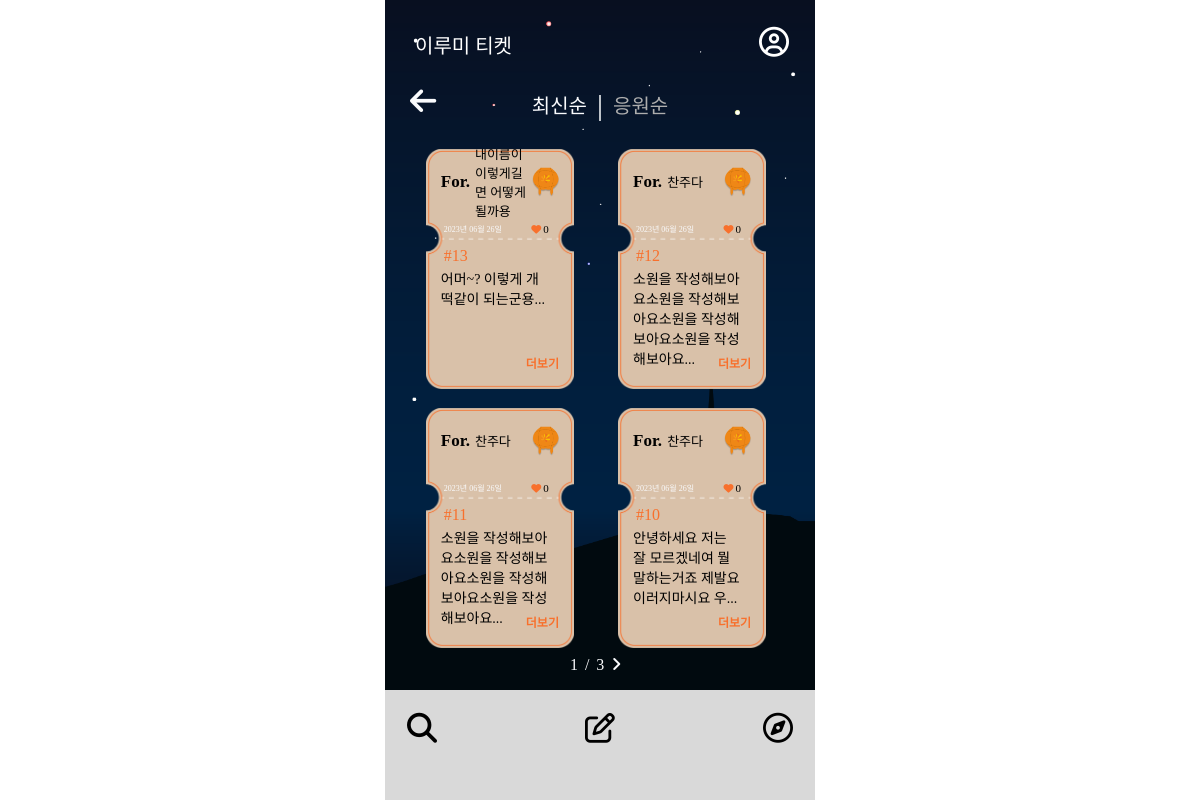
The page /ticketlistnew/ on the database as committed earlier.
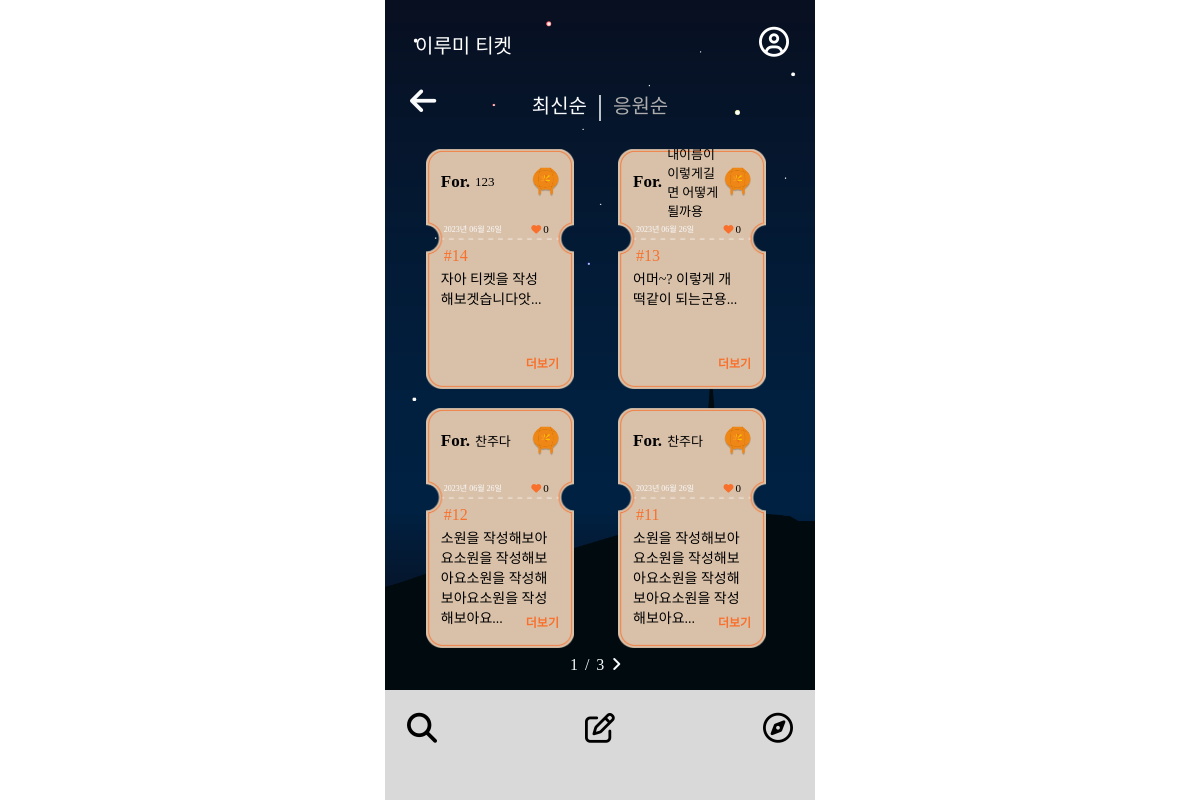
The same page on the database as committed later.
### mainpage/models.py (models this page shows, shortened)
class Ticket(models.Model):
    writer = models.ForeignKey(User, null=False, blank=False, on_delete=models.CASCADE)
    pub_date = models.DateTimeField()
    body = models.TextField()
    like = models.ManyToManyField(User, related_name='likes', blank=True)
    like_count = models.PositiveIntegerField(default=0)
    report_count = models.PositiveIntegerField(default=0)
    def summary(self):
        return self.body[:40]

### accounts/models.py (models this page shows)
class Profile(models.Model):
    user = models.OneToOneField(User, on_delete=models.CASCADE)
    nickname = models.TextField(max_length=10)

### mainpage/views.py (the view)
# urls.py: path('ticketlistnew/', ticketlistnew, name="ticketlistnew"),
def ticketlistnew(request):
    ticket_list = Ticket.objects.order_by('-pub_date')
    paginator = Paginator(ticket_list, 4)
    page = request.GET.get('page')
    tickets = paginator.get_page(page)
    return render(request, 'mainpage/ticketlistnew.html', {'tickets':tickets})

### mainpage/templates/mainpage/ticketlistnew.html (shortened to what this page needs)
{% extends 'base.html' %}
{% block content %}
        <head>
            <link rel="stylesheet" href="/static/css/ticketlistnew.css">
        </head>
<body>
<div class="wallpaper">
    <section class="first">
        <div class="backk">
            <a class="back" href="{% url 'mainpage:mainpage' %}"><i class="fa-solid fa-arrow-left" style="color: #FAFBFD;"></i></a>
        </div>
        <div class="buttons">
            <a class="recently" href="{% url 'mainpage:ticketlistnew' %}">최신순</a>
            <span class="stick">|</span>
            <a class="active" href="{% url 'mainpage:ticketlistpop' %}">응원순</a>
        </div>
    </section>
        <div class="card_container">
            {% for ticket in tickets %}
            <div class="card">
                <div class="card-body">
                    <div class="card-fline">
                        <div class="user-info">
                        <span class="for">For.</span>
                        <span class="nickname">{{ticket.writer.profile.nickname}}</span>
                    </div>
                            <div class="lanterncolor">
                            {% if ticket.like_count >= 10 %}
                            <img src="../static/css/image/light.png" class="light" alt="티켓 이미지">
                            {% else %}
                            <img src="../static/css/image/original.png" class= "light" alt="티켓 이미지">
                            {% endif %}
                            </div>
                        </div>
                    <div class="card-sline">
                    <span class="date">{{ ticket.pub_date|date:"Y년 m월 d일" }}</span>
                    <span class="like"><i class="fa-solid fa-heart" style="color: #f8702c;"></i><a class="like_count">{{ticket.like_count}}</a></span>
                    </div>
                    <h4 class="number"> #{{ticket.id}} </h4>
                    {% if ticket.report_count >= 3 %}
                        <h5 class="report-message">3회 이상 신고되어 관리자가 확인 중인 게시글입니다.</h5>
                    {% else %}
                        <h4 class="card-text">{{ticket.summary}}... </h4>
                    {% endif %}
                    <a href="{%url 'mainpage:detail' ticket.id %}" class="more">더보기</a>
                </div>
            </div>
        {% endfor %}
        </div>
        <div class="order">
            <span>{{tickets.number}}</span>
            <span class="stand">/</span>
            <span>{{tickets.paginator.num_pages}}</span>
            {%if tickets.has_next %}
            <a href="?page={{tickets.next_page_number}}"><i class="fa-solid fa-angle-right" style="color: #FAFBFD;"></i></a>
            {% endif %}
        </div>
    </div>
    <nav class="footer-container">
        <ul class="icons">
            <li><a href="{% url 'mainpage:ticketlistnew' %}"><i class="fa-solid fa-magnifying-glass" style="color: #000000;"></i></a></li>
            <li><a href="{% url 'mainpage:new' %}"><i class="fa-regular fa-pen-to-square" style="color: #000000;"></i></a></li>
            <li><a href="{% url 'qnapage:qnalistrecent' %}"><i class="fa-regular fa-compass" style="color: #000000;"></i></a></li>
        </ul>
    </nav>
</div>
</body>
{% endblock %}

Rows that differ between the two databases and show on the page:
no longer on this page (row unchanged): Ticket: writer.profile.nickname "찬주다", pub_date "2023년 06월 26일", like_count "0", id "10", summary "안녕하세요 저는 잘 모르겠네여 뭘 말하는거죠 제발요 이러지마시요 우"
added Ticket: writer.profile.nickname "123", pub_date "2023년 06월 26일", like_count "0", id "14", summary "자아 티켓을 작성해보겟습니다앗"
